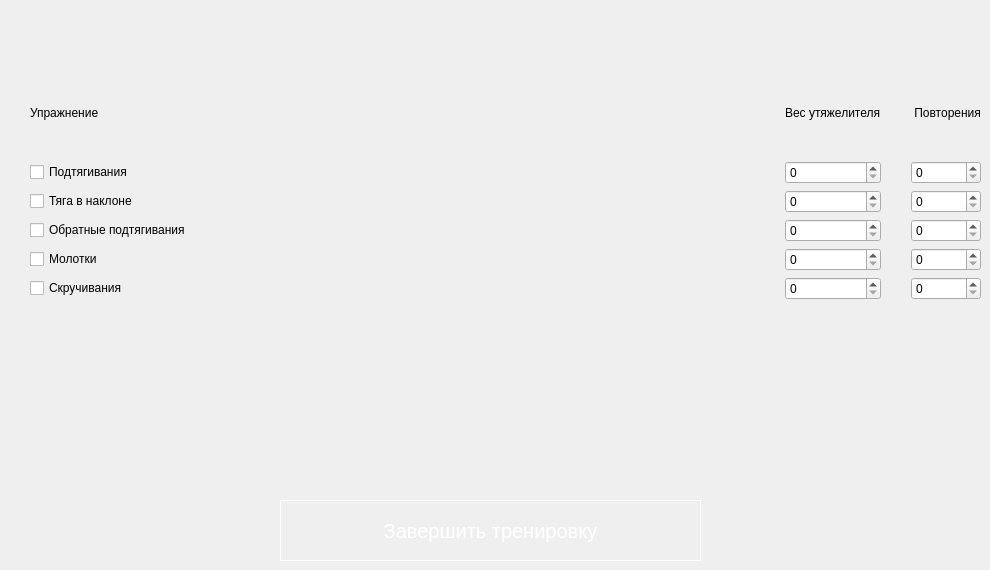
                <widget class="QWidget" name="tab_18">
                 <attribute name="title">
                  <string>День 18</string>
                 </attribute>
                 <widget class="QPushButton" name="pushButton_complete_18">
                  <property name="geometry">
                   <rect>
                    <x>280</x>
                    <y>500</y>
                    <width>421</width>
                    <height>61</height>
                   </rect>
                  </property>
                  <property name="styleSheet">
                   <string notr="true">QPushButton {
border:1px solid #fff;
font-size:20px;
color:#fff;
}
QPushButton:hover {
	background-color: rgb(85, 170, 255);
}</string>
                  </property>
                  <property name="text">
                   <string>Завершить тренировку</string>
                  </property>
                 </widget>
                 <widget class="QWidget" name="gridLayoutWidget_18">
                  <property name="geometry">
                   <rect>
                    <x>30</x>
                    <y>70</y>
                    <width>951</width>
                    <height>230</height>
                   </rect>
                  </property>
                  <layout class="QGridLayout" name="gridLayout_18" rowstretch="0,0,0,0,0,0" columnstretch="3,0,0">
                   <property name="horizontalSpacing">
                    <number>30</number>
                   </property>
                   <item row="1" column="2">
                    <widget class="QSpinBox" name="spinBox_reps_1_18"/>
                   </item>
                   <item row="4" column="0">
                    <widget class="QCheckBox" name="checkBox_exersize_4_18">
                     <property name="text">
                      <string>Молотки</string>
                     </property>
                    </widget>
                   </item>
                   <item row="5" column="0">
                    <widget class="QCheckBox" name="checkBox_exersize_5_18">
                     <property name="text">
                      <string>Скручивания</string>
                     </property>
                     <property name="checked">
                      <bool>false</bool>
                     </property>
                    </widget>
                   </item>
                   <item row="0" column="1">
                    <widget class="QLabel" name="label_extraWeigh_18">
                     <property name="text">
                      <string>Вес утяжелителя</string>
                     </property>
                    </widget>
                   </item>
                   <item row="3" column="2">
                    <widget class="QSpinBox" name="spinBox_reps_3_18"/>
                   </item>
                   <item row="1" column="0">
                    <widget class="QCheckBox" name="checkBox_exersize_1_18">
                     <property name="text">
                      <string>Подтягивания</string>
                     </property>
                     <property name="checked">
                      <bool>false</bool>
                     </property>
                    </widget>
                   </item>
                   <item row="2" column="0">
                    <widget class="QCheckBox" name="checkBox_exersize_2_18">
                     <property name="text">
                      <string>Тяга в наклоне</string>
                     </property>
                    </widget>
                   </item>
                   <item row="3" column="1">
                    <widget class="QSpinBox" name="spinBox_extraWeight_3_18"/>
                   </item>
                   <item row="0" column="2">
                    <widget class="QLabel" name="label_reps_18">
                     <property name="text">
                      <string> Повторения</string>
                     </property>
                    </widget>
                   </item>
                   <item row="3" column="0">
                    <widget class="QCheckBox" name="checkBox_exersize_3_18">
                     <property name="text">
                      <string>Обратные подтягивания</string>
                     </property>
                    </widget>
                   </item>
                   <item row="1" column="1">
                    <widget class="QSpinBox" name="spinBox_extraWeight_1_18"/>
                   </item>
                   <item row="2" column="2">
                    <widget class="QSpinBox" name="spinBox_reps_2_18"/>
                   </item>
                   <item row="2" column="1">
                    <widget class="QSpinBox" name="spinBox_extraWeight_2_18"/>
                   </item>
                   <item row="4" column="1">
                    <widget class="QSpinBox" name="spinBox_extraWeight_4_18"/>
                   </item>
                   <item row="4" column="2">
                    <widget class="QSpinBox" name="spinBox_reps_4_18"/>
                   </item>
                   <item row="5" column="1">
                    <widget class="QSpinBox" name="spinBox_extraWeight_5_18"/>
                   </item>
                   <item row="5" column="2">
                    <widget class="QSpinBox" name="spinBox_reps_5_18"/>
                   </item>
                   <item row="0" column="0">
                    <widget class="QLabel" name="label_exersize_18">
                     <property name="text">
                      <string>Упражнение</string>
                     </property>
                    </widget>
                   </item>
                  </layout>
                 </widget>
                </widget>
